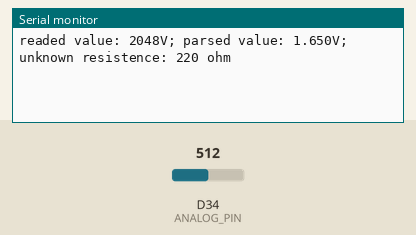
This sketch was run on a simulated Arduino Due. On the bench: the last lines printed to the serial monitor. The inputs (shaded band) are chosen by the test bench; at power-on: D34 (ANALOG_PIN) = 512 (analog values on the 0–1023 scale).

Above: at 2.2 s.
2.3 s: D34 (ANALOG_PIN) set to 716
At 3.6 s:
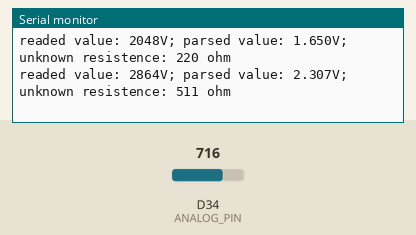
5.0 s: D34 (ANALOG_PIN) set to 900
At 6.4 s:
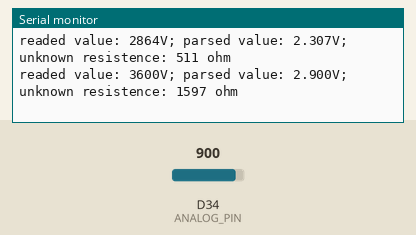
Timing chart, 0 to 8.0 s (numbered marks = the images above; inputs shaded):
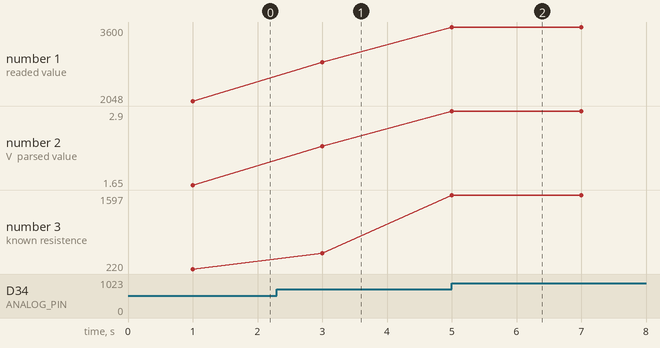

Measured:
- after the input at 2.3 s, the serial monitor: prints a new line after 0.70 s (image 1)
- after the input at 5.0 s, the serial monitor: prints a new line at once (image 2)
- plotted number 1: 2048 → 2864 after the input at 2.3 s, 2864 → 3600 after the input at 5.0 s
- plotted number 2: 1.65 → 2.31 after the input at 2.3 s, 2.31 → 2.9 after the input at 5.0 s
- plotted number 3: 220 → 511 after the input at 2.3 s, 511 → 1597 after the input at 5.0 s

The sketch:

resistor.ino
```cpp
const float V_IN = 3.3; // voltage
const uint8_t RESOLUTION = 12; // bit
const float R1 = 220;

const uint8_t ANALOG_PIN = 34;

void setup() {
  Serial.begin(115200);
  analogReadResolution(RESOLUTION);

  delay(1000);
}

void loop() {
  const int rawValue = analogRead(ANALOG_PIN);
  const float v_out = V_IN * (float)(rawValue / pow(2, RESOLUTION));

  const float R2 = v_out / (V_IN - v_out) * R1;

  Serial.print("readed value: ");
  Serial.print(rawValue);
  Serial.print("V; parsed value: ");
  Serial.print(v_out, 3);
  Serial.print("V; unknown resistence: ");
  Serial.print(R2, 0);
  Serial.println(" ohm");

  delay(2000);
}
```
